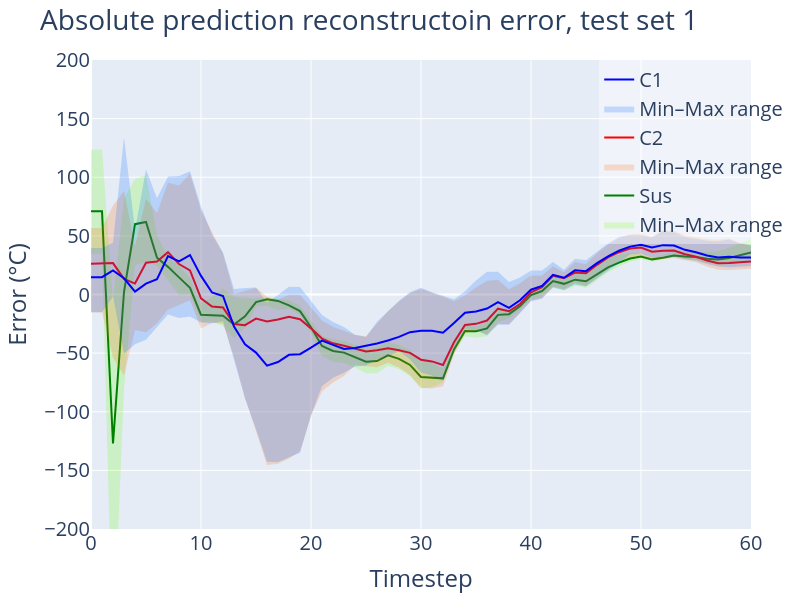
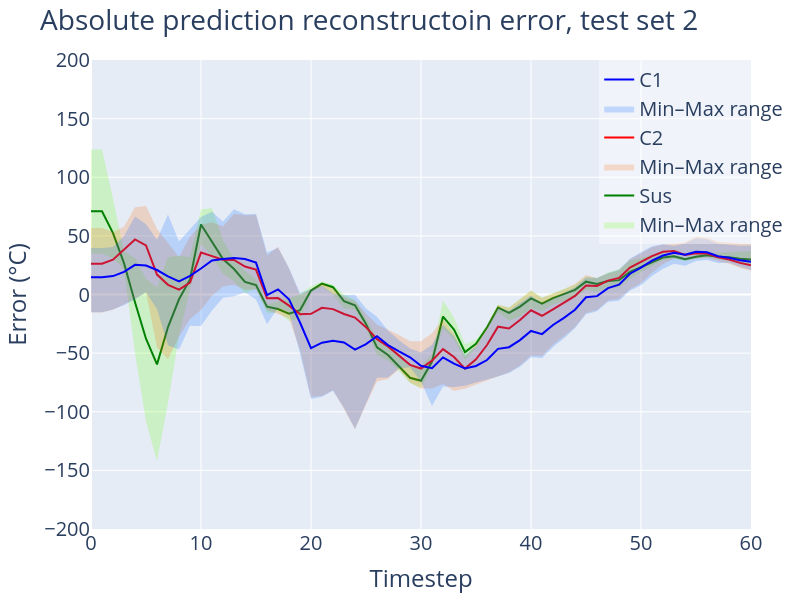
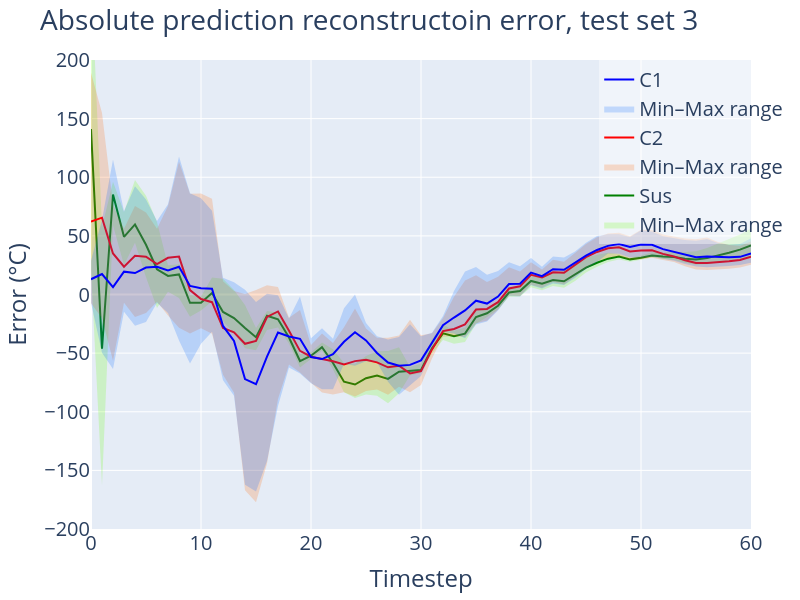

Notebook cell for these charts, in order:
### Code cell
from plotly.subplots import make_subplots
fig_list_list = []
for k in range(test_dataset.X.shape[0] // 61):
    show_legend = False if k > 0 else True
    show_legend=True
    pred = shred.post(shred(test_dataset.X[k*61:(k+1)*61]))
    truth = shred.post(test_dataset.Y[k*61:(k+1)*61])
    # C1
    c1_pred = pred@c1_picker.T
    c1_truth = truth@c1_picker.T
    c1_error = c1_pred - c1_truth
    # C2
    c2_pred = pred@c2_picker.T
    c2_truth = truth@c2_picker.T
    c2_error = c2_pred - c2_truth
    # SUS
    sus_pred = pred@sus_picker.T
    sus_truth = truth@sus_picker.T
    sus_error = sus_pred - sus_truth
    
    zone_temps = {'C1': c1_error.detach(), 'C2': c2_error.detach(), 'Sus': sus_error.detach()}#, 'Shell': outer}
    colors = {name:col for name,col in zip(zone_temps.keys(), [['blue', 'rgba(0,100,255,0.2)' ], ['red', 'rgba(255,100,0,0.2)' ], ['green', 'rgba(100,255,0,0.2)' ]])}
    fig_list = []
    for name, zone in zone_temps.items().__reversed__():
        mean = zone.mean(dim=1)
        lower = zone.min(dim=1)[0]
        upper = zone.max(dim=1)[0]
        t = np.arange(len(mean))
        col1, col2 = colors[name]
                
        fig_list += [
            go.Scatter(x=t, y=upper, mode='lines', line=dict(width=0), showlegend=False),
            go.Scatter(x=t, y=lower, mode='lines', line=dict(width=0), fill='tonexty', fillcolor=col2, name='Min–Max range',  showlegend=show_legend),
            go.Scatter(x=t, y=mean, mode='lines', line=dict(color=col1), name=name, showlegend=show_legend),
        ]
    fig = go.Figure(fig_list)
    fig_list_list.append(fig_list)
    fig.update_yaxes(range=(-200,200), title='Error (°C)')
    fig.update_xaxes(title='Timestep')
    fig.update_layout(
    width=800, height=600,
    font=dict(size=20),
    margin=dict(l=70, r=20, t=60, b=60),
    )
    fig.update_layout(title=f'Absolute prediction reconstructoin error, test set {k+1}', legend=dict(x=0.77,y=1,bgcolor='rgba(255,255,255,0.4)'))
    fig.show()   
    fig.write_image(f"plot{k}.pdf", scale=1)  # kaleido export
    fig.write_html(f'test{k}.html')
